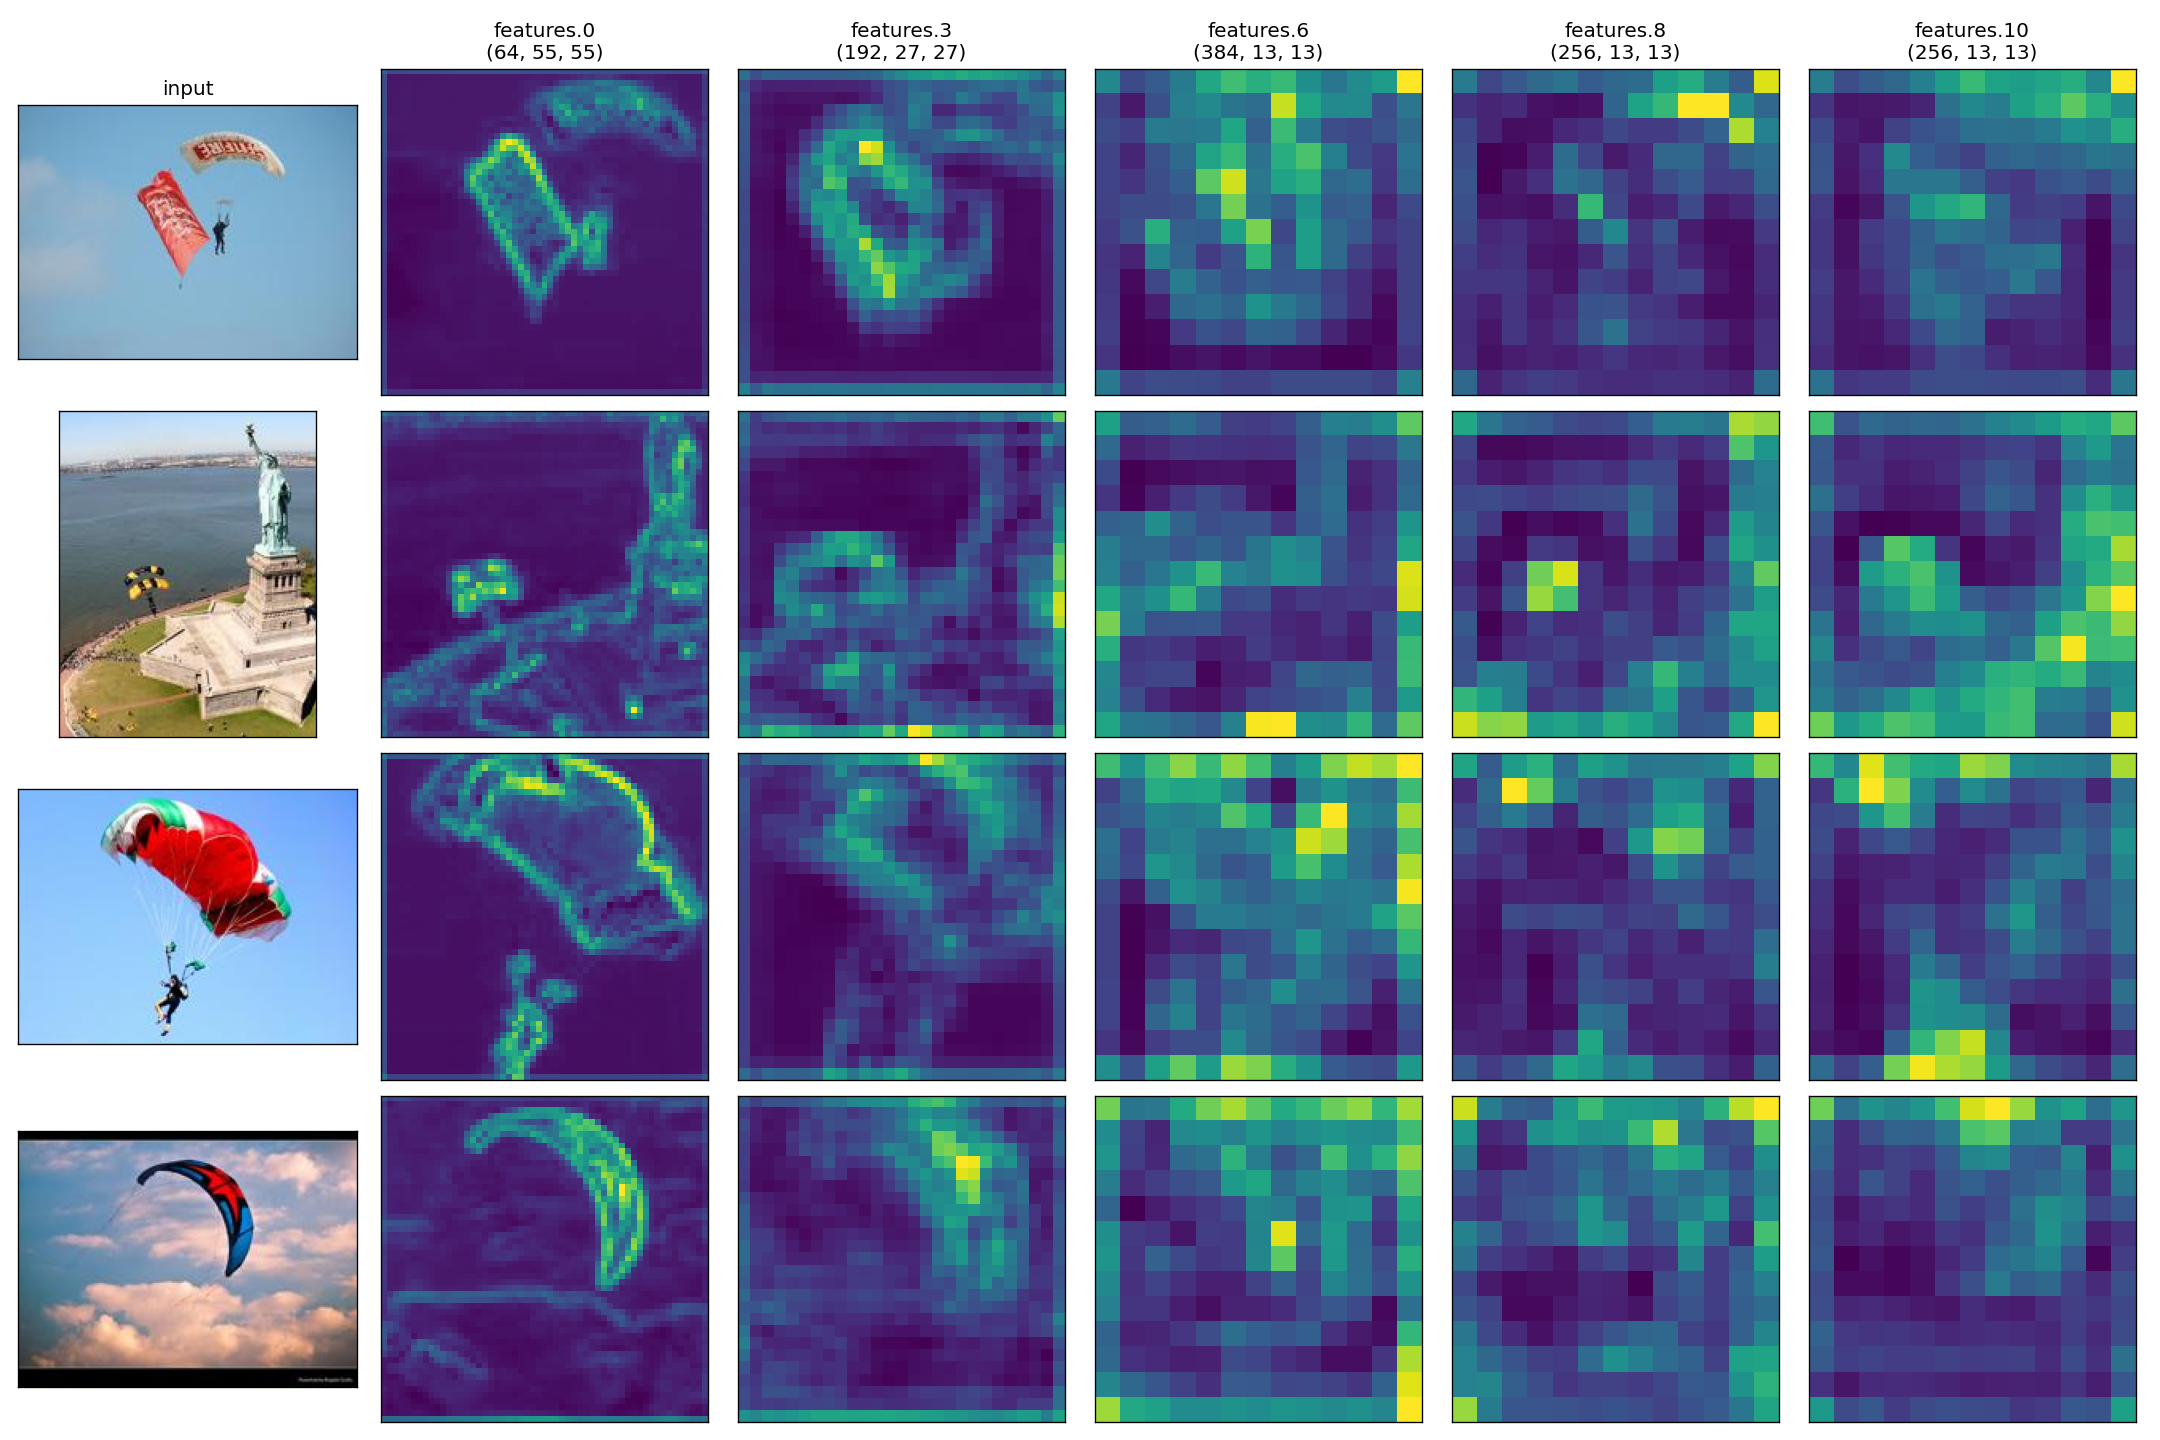

Write Python code to recreate this figure.
import collections
from functools import partial

import matplotlib

matplotlib.use("Agg")
import matplotlib.pyplot as plt
import torch
from torchvision import transforms
from torchvision.datasets import Imagenette
from torchvision.models import AlexNet_Weights, alexnet

# AlexNet conv layers, named as in model.named_modules()
LAYERS = ["features.0", "features.3", "features.6", "features.8", "features.10"]
NUM_IMAGES = 4
CLASS_NAME = "parachute" 
OUTPUT_PATH = "examples/hook_example.png"

weights = AlexNet_Weights.DEFAULT
model = alexnet(weights=weights).eval()

activations = collections.defaultdict(list)


def save_activation(name, module, inputs, output):
    activations[name].append(output.detach().cpu())


# partial assigns the layer name to each hook; keep the handles to remove the hooks later
handles = []
for name, module in model.named_modules():
    if name in LAYERS:
        handles.append(module.register_forward_hook(partial(save_activation, name)))

preprocess = transforms.Compose(
    [
        transforms.Resize(256),
        transforms.CenterCrop(224),
        transforms.ToTensor(),
        transforms.Normalize(mean=weights.transforms().mean, std=weights.transforms().std),
    ]
)
dataset = Imagenette(root="data", split="val", size="160px", download=True)
class_idx = next(i for i, names in enumerate(dataset.classes) if CLASS_NAME in names)
indices = [i for i, (_, label) in enumerate(dataset._samples) if label == class_idx][:NUM_IMAGES]
images = [dataset[i][0].convert("RGB") for i in indices]

with torch.no_grad():
    for img in images:
        model(preprocess(img).unsqueeze(0))

for handle in handles:
    handle.remove()

# Concatenate the forward passes: (num_images, channels, height, width) per layer
features = {name: torch.cat(outputs, dim=0) for name, outputs in activations.items()}
for name in LAYERS:
    print(f"{name}: {tuple(features[name].shape)}")

fig, axes = plt.subplots(NUM_IMAGES, len(LAYERS) + 1, figsize=(3 * (len(LAYERS) + 1), 3 * NUM_IMAGES))
for row, img in enumerate(images):
    axes[row, 0].imshow(img)
    for col, name in enumerate(LAYERS, start=1):
        axes[row, col].imshow(features[name][row].mean(dim=0), cmap="viridis")
        if row == 0:
            axes[row, col].set_title(f"{name}\n{tuple(features[name].shape[1:])}", fontsize=12)
    if row == 0:
        axes[row, 0].set_title("input", fontsize=12)
for ax in axes.flat:
    ax.set_xticks([])
    ax.set_yticks([])
fig.tight_layout()
fig.savefig(OUTPUT_PATH, dpi=120)
plt.close(fig)
print(f"Saved {OUTPUT_PATH}")
